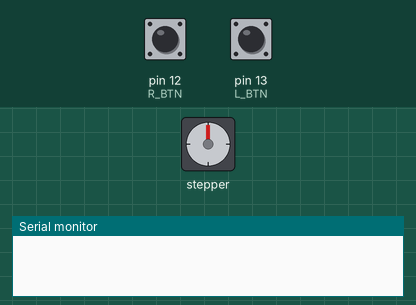
This sketch was run on a simulated Arduino Uno, built with avr-gcc and run on an emulated ATmega328P. On the bench: stepper motor, the last lines printed to the serial monitor. The test bench sets the inputs (shaded band); at power-on: pin 12 (R_BTN) LOW, pin 13 (L_BTN) LOW. Stepper angles assume 4096 steps per turn.

Above: at 1.2 s.
1.3 s: pin 12 (R_BTN) pulled HIGH for 0.15 s
At 3.55 s:
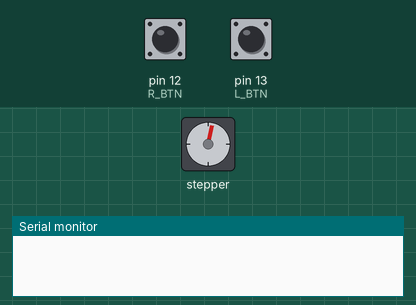
At 5.73 s:
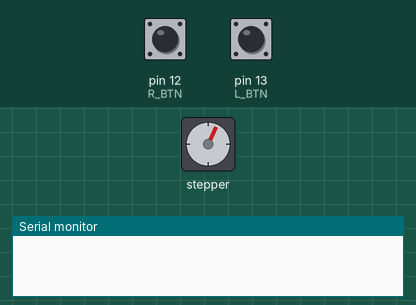
13.3 s: pin 12 (R_BTN) pulled HIGH for 3.2 s
At 16.45 s:
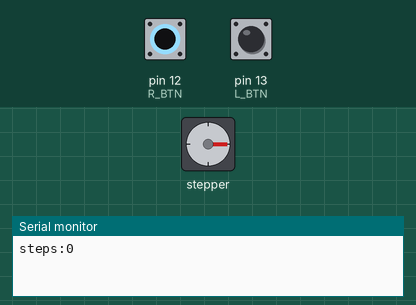
Timing chart, 0 to 26.4 s (numbered marks = the images above; inputs shaded):
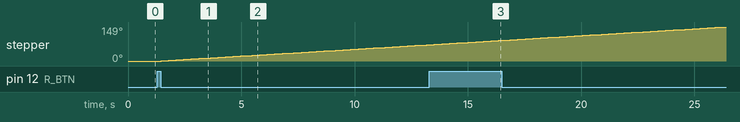

Measured:
- after the input at 1.3 s, stepper: keeps turning clockwise at about 6°/s, starting after 0.16 s

The sketch:

stepper_motor2.ino
```cpp
int L_BTN = 13;
int R_BTN = 12;

#include <Stepper.h>

const int stepsPerRevolution = 4096;  // change this to fit the number of steps per revolution
// for your motor

// initialize the stepper library on pins 8 through 11:
Stepper myStepper(stepsPerRevolution, 8, 9, 10, 11);


int stepCount = 0;

void setup() {
  // put your setup code here, to run once:
  Serial.begin(9600);
  myStepper.setSpeed(1);
  pinMode(L_BTN, INPUT);
  pinMode(R_BTN, INPUT);
}

void loop() {
  // put your main code here, to run repeatedly:

  int direction = 1;
  int left = digitalRead(L_BTN);
  //Serial.println(left);
  int right = digitalRead(R_BTN);
  //Serial.println(right);
  if(left==1)
    direction = -1000; // change of direction doesn't work on my BYJ48 motor
  else if (right == 1)
    direction = 1000;
  else
    return;


  myStepper.step(direction);
  Serial.print("steps:");
  Serial.println(stepCount);
  stepCount += direction;


}
```
